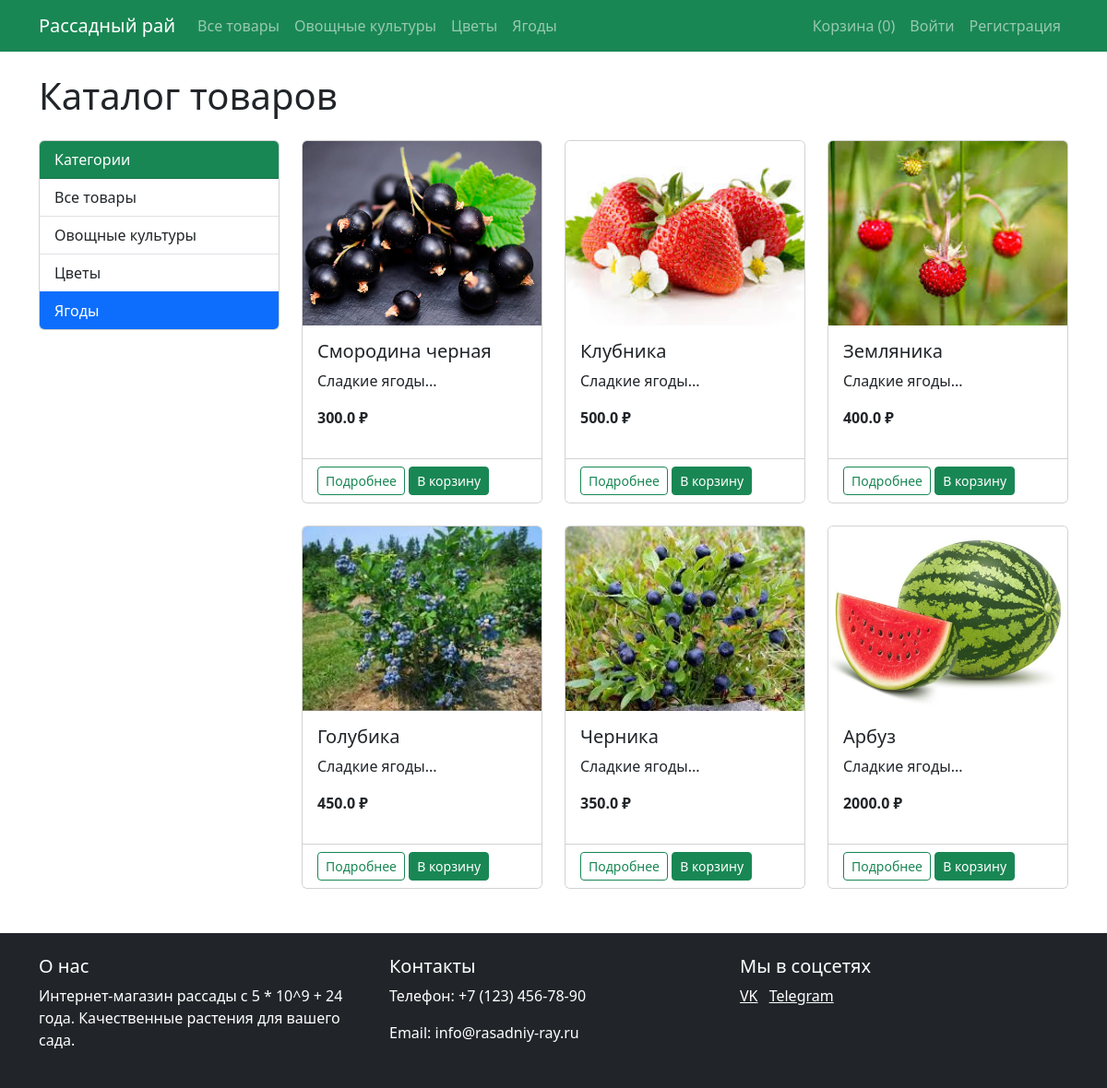
Screenshot of /products?category_id=3 with the database file from the repository.
### models.py (models this page shows)
class Category(db.Model):
    id = db.Column(db.Integer, primary_key=True)
    name = db.Column(db.String(100), nullable=False)
    products = db.relationship('Product', backref='category', lazy=True)

class Product(db.Model):
    id = db.Column(db.Integer, primary_key=True)
    name = db.Column(db.String(100), nullable=False)
    description = db.Column(db.Text)
    price = db.Column(db.Float, nullable=False)
    category_id = db.Column(db.Integer, db.ForeignKey('category.id'), nullable=False)
    image = db.Column(db.String(100))
    order_items = db.relationship('OrderItem', backref='product', lazy=True)

### app.py (the view)
@app.route('/products')
def products():
    category_id = request.args.get('category_id')
    if category_id:
        products = Product.query.filter_by(category_id=category_id).all()
    else:
        products = Product.query.all()
    categories = Category.query.all()
    return render_template('products.html', products=products, categories=categories)

### app.py (called while the page is built)
@app.before_request
def fix_cart():
    if 'cart' in session and not isinstance(session['cart'], dict):
        session.pop('cart', None)

### templates/products.html (shortened to what this page needs)
{% extends "base.html" %}
{% block content %}
<h1 class="mb-4">Каталог товаров</h1>
<div class="row">
    <div class="col-md-3">
        <div class="card mb-4">
            <div class="card-header bg-success text-white">
                Категории
            </div>
            <div class="list-group list-group-flush">
                <a href="{{ url_for('products') }}" class="list-group-item list-group-item-action {% if not request.args.get('category_id') %}active{% endif %}">Все товары</a>
                {% for category in categories %}
                <a href="{{ url_for('products', category_id=category.id) }}" class="list-group-item list-group-item-action {% if request.args.get('category_id')|int == category.id %}active{% endif %}">
                    {{ category.name }}
                </a>
                {% endfor %}
            </div>
        </div>
    </div>
    <div class="col-md-9">
        <div class="row">
            {% for product in products %}
            <div class="col-md-4 mb-4">
                <div class="card h-100">
                    <img src="{{ url_for('static', filename='images/' + product.image) }}" class="card-img-top" alt="{{ product.name }}">
                    <div class="card-body">
                        <h5 class="card-title">{{ product.name }}</h5>
                        <p class="card-text">{{ product.description[:50] }}...</p>
                        <p class="fw-bold">{{ product.price }} ₽</p>
                    </div>
                    <div class="card-footer bg-white">
                        <a href="{{ url_for('product', product_id=product.id) }}" class="btn btn-sm btn-outline-success">Подробнее</a>
                        <form action="{{ url_for('add_to_cart', product_id=product.id) }}" method="POST" class="d-inline">
                            <button type="submit" class="btn btn-sm btn-success">В корзину</button>
                        </form>
                    </div>
                </div>
            </div>
            {% else %}
            <div class="col-12">
                <div class="alert alert-info">Товары не найдены</div>
            </div>
            {% endfor %}
        </div>
    </div>
</div>
{% endblock %}

### templates/base.html (shortened to what this page needs)
<!DOCTYPE html>
<html lang="ru">
<head>
    <link rel="stylesheet" href="{{ url_for('static', filename='css/style.css') }}">
    <link href="https://cdn.jsdelivr.net/npm/bootstrap@5.3.0/dist/css/bootstrap.min.css" rel="stylesheet">
</head>
<body>
    <header>
        <nav class="navbar navbar-expand-lg navbar-dark bg-success">
            <div class="container">
                <a class="navbar-brand" href="{{ url_for('index') }}">Рассадный рай</a>
                <div class="collapse navbar-collapse" id="navbarNav">
                    <ul class="navbar-nav me-auto">
                        <li class="nav-item">
                            <a class="nav-link" href="{{ url_for('products') }}">Все товары</a>
                        </li>
                        {% for category in categories %}
                        <li class="nav-item">
                            <a class="nav-link" href="{{ url_for('products', category_id=category.id) }}">{{ category.name }}</a>
                        </li>
                        {% endfor %}
                    </ul>
                    <ul class="navbar-nav">
                        <li class="nav-item">
                            <a class="nav-link" href="{{ url_for('cart') }}">
                                Корзина ({{ session.get('cart', {})|length }})
                            </a>
                        </li>
                        {% if current_user.is_authenticated %}
                        {% if current_user.is_admin %}
                        <li class="nav-item">
                            <a class="nav-link" href="{{ url_for('admin_products') }}">Админка</a>
                        </li>
                        {% endif %}
                        <li class="nav-item dropdown">
                            <a class="nav-link dropdown-toggle" href="#" role="button" data-bs-toggle="dropdown">
                                {{ current_user.username }}
                            </a>
                            <ul class="dropdown-menu">
                                <li><a class="dropdown-item" href="#">Мои заказы</a></li>
                                <li><hr class="dropdown-divider"></li>
                                <li><a class="dropdown-item" href="{{ url_for('logout') }}">Выйти</a></li>
                            </ul>
                        </li>
                    {% else %}
                        <li class="nav-item">
                            <a class="nav-link" href="{{ url_for('login') }}">Войти</a>
                        </li>
                        <li class="nav-item">
                            <a class="nav-link" href="{{ url_for('register') }}">Регистрация</a>
                        </li>
                    {% endif %}
                </ul>
                </div>
            </div>
        </nav>
    </header>
    <main class="container my-4">
        {% block content %}{% endblock %}
    </main>
    <footer class="bg-dark text-white py-4 mt-4">
        <div class="container">
            <div class="row">
                <div class="col-md-4">
                    <h5>О нас</h5>
                    <p>Интернет-магазин рассады с 5 * 10^9 + 24 года. Качественные растения для вашего сада.</p>
                </div>
                <div class="col-md-4">
                    <h5>Контакты</h5>
                    <p>Телефон: +7 (123) 456-78-90</p>
                    <p>Email: info@rasadniy-ray.ru</p>
                </div>
                <div class="col-md-4">
                    <h5>Мы в соцсетях</h5>
                    <a href="https://vk.com/id533626252?from=search" class="text-white me-2">VK</a>
                    <a href="https://t.me/art72ru" class="text-white me-2">Telegram</a>
                </div>
            </div>
        </div>
    </footer>
</body>
</html>

### static/css/style.css (style rules this page uses)
body { font-family: 'Segoe UI', Tahoma, Geneva, Verdana, sans-serif; background-color: #f8f9fa; }
.card { transition: transform 0.2s; }
.card-img-top { height: 200px; object-fit: cover; }
footer { margin-top: 3rem; }

### rows the page displays
Category: name "Овощные культуры"
Category: name "Цветы"
Category: name "Ягоды"
Product: image (picture), name "Смородина черная", description "Сладкие ягоды", price "300.0"
Product: image (picture), name "Клубника", description "Сладкие ягоды", price "500.0"
Product: image (picture), name "Земляника", description "Сладкие ягоды", price "400.0"
Product: image (picture), name "Голубика", description "Сладкие ягоды", price "450.0"
Product: image (picture), name "Черника", description "Сладкие ягоды", price "350.0"
Product: image (picture), name "Арбуз", description "Сладкие ягоды", price "2000.0"

### other values shown
{{ session.get('cart', {})|length }} "0"
